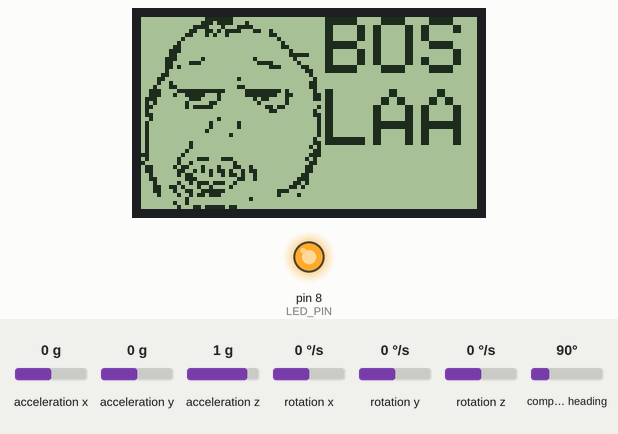
The sketch below on a simulated Arduino Uno, built with avr-gcc and run on an emulated ATmega328P. Shown: 84×48 one-colour display, output pins drawn as LEDs (lit = HIGH). The test bench sets the inputs (shaded band); at power-on: compass heading 90°, acceleration x 0 g, acceleration y 0 g, acceleration z 1 g, rotation x 0 °/s, rotation y 0 °/s, rotation z 0 °/s.

Above: at 2.6 s.
At 8.8 s:
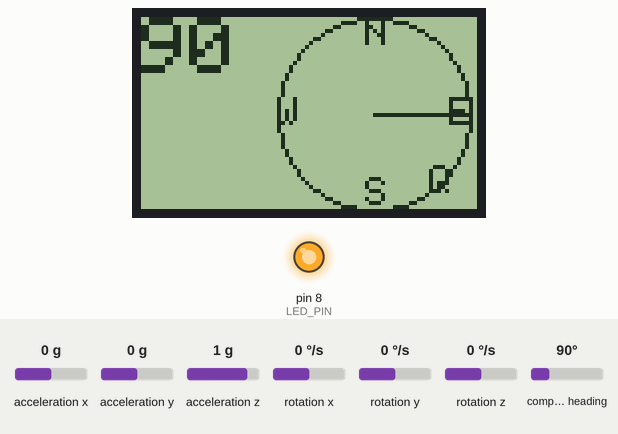
8.9 s: compass heading set to 7°
At 9.2 s:
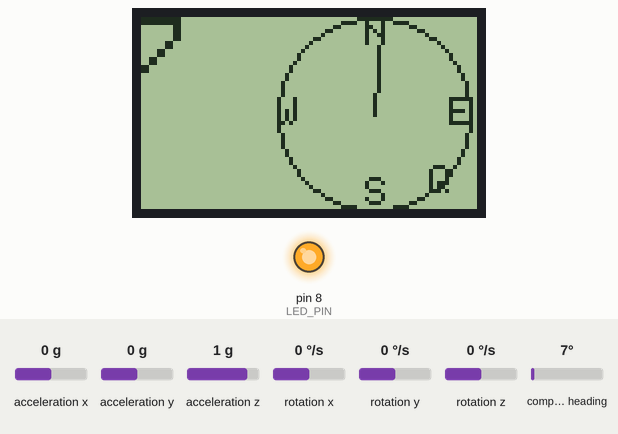
10.4 s: compass heading set to 180°
At 10.8 s:
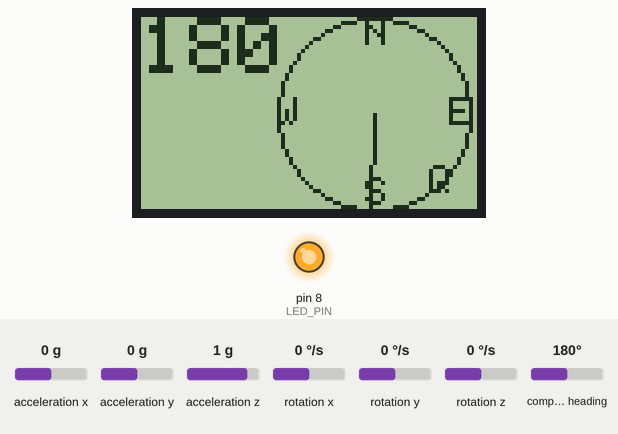
11.9 s: compass heading set to 269°
At 13.0 s:
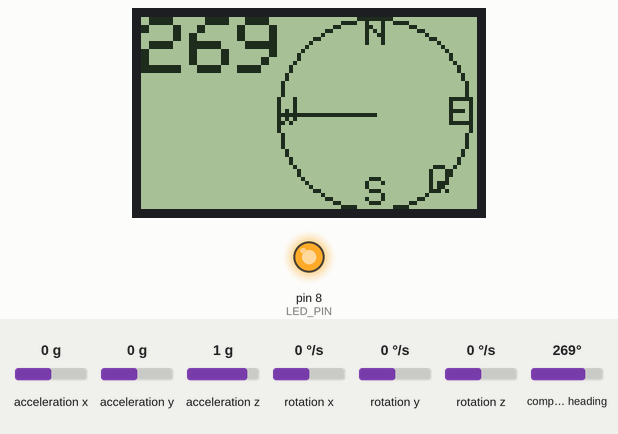
Timing chart, 0 to 14.9 s (numbered marks = the images above; inputs shaded):
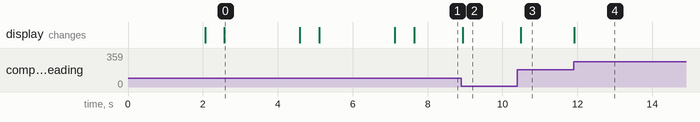

The sketch:

lab2_final.ino
```cpp
#include <SPI.h>

#include <Adafruit_GFX.h>
#include <Adafruit_PCD8544.h>

#include <Wire.h>
#include <LSM303.h>

#include "splash.h"
/* definitions */
#define QIBLAH 135.377639     /*qiblah direction for alex*/
#define FLICKER_INTERVAL 100  /*flicker interval when compass direction is near qiblah*/
#define CHAR_H 8              /*lcd character height (for size 1)*/
#define CHAR_W 5              /*lcd character width (for size 1)*/
#define LED_PIN 8             /*lcd flash pin*/


/*pin connections*/
// pin 7 - Serial clock out (SCLK)
// pin 6 - Serial data out (DIN)
// pin 5 - Data/Command select (D/C)
// pin 4 - LCD chip select (CS)
// pin 3 - LCD reset (RST)
// pin 8 - LED

/*initiations*/
LSM303 compass; //lsm303 sensor
Adafruit_PCD8544 display = Adafruit_PCD8544(7, 6, 5, 4, 3); //nokia display

int r = 24;  // radius of compass rose
int x0= 58;  // x-origin
int y0 = 24; // y-origin
float angleActual;  //actual angle measured by the sensor
int last_on; //for led flickering


/*function definitions*/
void drawCompass(); // drawing on lcd
void calculateCompass(); //calculate angle
void drawDirections();  //drawing n,w,e,s,q on screen
void drawSplash();    //draw splash intro

/*code*/
void setup() {
  /*setup serial communication*/
  Serial.begin(9600);

  /*initiallize nokia lcd library*/
  display.begin();
  display.setContrast(60);
  display.clearDisplay();

  /*initiallize compass library*/
  Wire.begin();
  compass.init();
  compass.enableDefault();

  pinMode(LED_PIN,OUTPUT);
  analogWrite(LED_PIN,190);//light on

  last_on = millis();

  drawSplash();
}

void loop() {

 calculateCompass();  //calculate compass heading reading

 drawCompass(); //draw this reading
 delay(100);  //delay for flickering
}

void calculateCompass(){
  compass.read(); //read compass values

//  angleActual = (atan2(compass.m.y, compass.m.z) * 180.0) / 3.14;
//  if (angleActual < 0)
//  {
//    angleActual = 360 + angleActual;
//  }
//    angleActual = 360 - angleActual; //north and south are reversed

  angleActual = compass.heading();  //calculate heading value (with -y axis in our case)

  if(last_on - millis() > FLICKER_INTERVAL && fabs(QIBLAH-angleActual) <= 10){
    /* if we are close to qiblah make some flashes*/
    last_on = millis();
    digitalWrite(8,!digitalRead(8));
  }else if (fabs(QIBLAH-angleActual) > 10){
    analogWrite(8,190);
  }

}

void drawCompass(){

   display.clearDisplay();
  /*draw the angle*/
  display.setTextSize(2);
  display.setTextColor(BLACK);
  display.setCursor(0,0);
  display.println((int)angleActual);

  drawDirections();

  /*print angle indicator inside of compass circle*/
  display.drawLine(x0,y0,x0+r*sin(angleActual/180.0*PI),y0-r*cos(angleActual/180.0*PI),BLACK);
  display.display();
}

void drawDirections(){
  /*draw the compass circle*/
  display.drawCircle(x0, y0, r, BLACK);

  /*prepare settings for drawing*/
  display.setTextSize(1);
  display.setTextColor(BLACK);

  /*draw directions*/
  display.setCursor(x0-CHAR_W/2,0);
  display.println("N");

  display.setCursor((x0+r)-CHAR_W,y0-CHAR_H/2);
  display.println("E");

  display.setCursor(x0-CHAR_W/2,y0*2-CHAR_H);
  display.println("S");

  display.setCursor((x0-r),y0-CHAR_H/2);
  display.println("W");

  /*draw qiblah indicator*/
  display.setCursor(x0+r*sin(QIBLAH/180.0*PI)-CHAR_W/2,y0-r*cos(QIBLAH/180.0*PI)-CHAR_H/2);
  display.println("Q");
}

void drawSplash(){
  /*splash screen drawer*/
    for(int i = 0 ; i < 3 ;i++){
      display.drawBitmap(0, 0,  logoArray,48,48,1); //from splash.h
      display.setTextSize(2);
      display.setCursor(46,0);
      display.println("BOS");
      display.setCursor(46,18);
      display.println("LAA");

      display.display();
      delay(2000);
      display.clearDisplay();
      display.display();
      delay(500);
    }
}
```

splash.h
```cpp
#ifndef __SPLASH_H
#define __SPLASH_H

/* this bit map was generated using dot factory, can be downloaded from here:
http://www.eran.io/the-dot-factory-an-lcd-font-and-image-generator/
*/
static const unsigned char  logoArray[] PROGMEM = {
  0x00, 0x00, 0xFE, 0x00, 0x00, 0x00, //                 #######
  0x00, 0x01, 0xDE, 0x20, 0x00, 0x00, //                ### ####   #
  0x00, 0x07, 0x88, 0xF0, 0x00, 0x00, //              ####   #   ####
  0x00, 0x0C, 0xD7, 0x8C, 0x80, 0x00, //             ##  ## # ####   ##  #
  0x00, 0x18, 0xA4, 0x00, 0xC0, 0x00, //            ##   # #  #          ##
  0x00, 0x20, 0x00, 0x00, 0x20, 0x00, //           #                       #
  0x00, 0x40, 0x00, 0x00, 0x10, 0x00, //          #                         #
  0x00, 0xC0, 0x00, 0x00, 0x18, 0x00, //         ##                         ##
  0x01, 0xC0, 0x00, 0x00, 0x04, 0x00, //        ###                           #
  0x01, 0x80, 0x00, 0x00, 0x07, 0xC0, //        ##                            #####
  0x03, 0x81, 0x00, 0x08, 0x02, 0x00, //       ###      #            #         #
  0x03, 0x0E, 0x00, 0x07, 0x81, 0x00, //       ##    ###              ####      #
  0x03, 0x40, 0x00, 0x00, 0xE0, 0xC0, //       ## #                      ###     ##
  0x02, 0x00, 0x00, 0x00, 0x00, 0x60, //       #                                  ##
  0x06, 0x00, 0x00, 0x00, 0x00, 0x20, //      ##                                   #
  0x0C, 0x00, 0x00, 0x80, 0x00, 0x10, //     ##                  #                  #
  0x09, 0x00, 0x00, 0x00, 0x00, 0x30, //     #  #                                  ##
  0x11, 0x80, 0x00, 0xC0, 0x00, 0x30, //    #   ##               ##                ##
  0x38, 0x7F, 0xF8, 0x3F, 0xE8, 0x10, //   ###    ############     ######### #      #
  0x38, 0x9F, 0x10, 0x3F, 0xCC, 0x18, //   ###   #  #####   #      ########  ##     ##
  0x70, 0x0E, 0x10, 0x0B, 0x08, 0x18, //  ###        ###    #        # ##    #      ##
  0x50, 0x10, 0x60, 0x04, 0x08, 0x00, //  # #       #     ##          #      #
  0x60, 0x17, 0xC0, 0x01, 0xB0, 0x08, //  ##        # #####             ## ##        #
  0x40, 0x00, 0x00, 0x00, 0xC0, 0x10, //  #                              ##         #
  0x60, 0x00, 0x00, 0x00, 0x00, 0x18, //  ##                                        ##
  0x20, 0x00, 0x10, 0x00, 0x00, 0x08, //   #                #                        #
  0x40, 0x00, 0x40, 0x80, 0x00, 0x08, //  #               #      #                   #
  0x40, 0x00, 0x40, 0x80, 0x00, 0x08, //  #               #      #                   #
  0x40, 0x00, 0x80, 0x00, 0x00, 0x08, //  #              #                           #
  0x40, 0x00, 0x02, 0x00, 0x00, 0x08, //  #                    #                     #
  0x40, 0x00, 0x00, 0x00, 0x00, 0x10, //  #                                         #
  0x40, 0x08, 0x00, 0x00, 0x00, 0x18, //  #          #                              ##
  0x40, 0x08, 0x00, 0x00, 0x00, 0x28, //  #          #                             # #
  0x40, 0x10, 0x00, 0x00, 0x00, 0x18, //  #         #                               ##
  0xC0, 0x20, 0x00, 0x00, 0x00, 0x38, // ##        #                               ###
  0x40, 0x43, 0x8E, 0x00, 0x00, 0x50, //  #       #    ###   ###                  # #
  0x80, 0x48, 0x01, 0x00, 0x00, 0x30, // #        #  #          #                  ##
  0x60, 0xB1, 0x11, 0x90, 0x00, 0x60, //  ##     # ##   #   #   ##  #             ##
  0x60, 0x65, 0x5A, 0x58, 0x00, 0x60, //  ##      ##  # # # ## #  # ##            ##
  0x20, 0x58, 0x4B, 0x48, 0x00, 0xC0, //   #      # ##    #  # ## #  #           ##
  0x30, 0x1C, 0x00, 0xC8, 0x01, 0xC0, //   ##       ###          ##  #          ###
  0x10, 0x4B, 0xB9, 0x00, 0x03, 0x40, //    #     #  # ### ###  #              ## #
  0x19, 0xA2, 0x42, 0x00, 0x06, 0x80, //    ##  ## #   #  #    #              ## #
  0x18, 0x99, 0xF8, 0x00, 0x38, 0x00, //    ##   #  ##  ######             ###
  0x08, 0x4B, 0x70, 0x00, 0x21, 0x00, //     #    #  # ## ###              #    #
  0x00, 0x10, 0x00, 0x10, 0x00, 0x00, //            #               #
  0x00, 0x90, 0x00, 0x00, 0x00, 0x00, //         #  #
  0x00, 0x46, 0xFB, 0x00, 0x00, 0x00, //          #   ## ##### ##
};


#endif
```

Measured:
- after the input at 8.9 s, the display: changes at once (image 2)
- after the input at 10.4 s, the display: changes after 0.09 s (image 3)
- after the input at 11.9 s, the display: changes at once (image 4)
- what the display in image 0 shows lasts 2.0 s, from 2.6 s to 4.6 s
